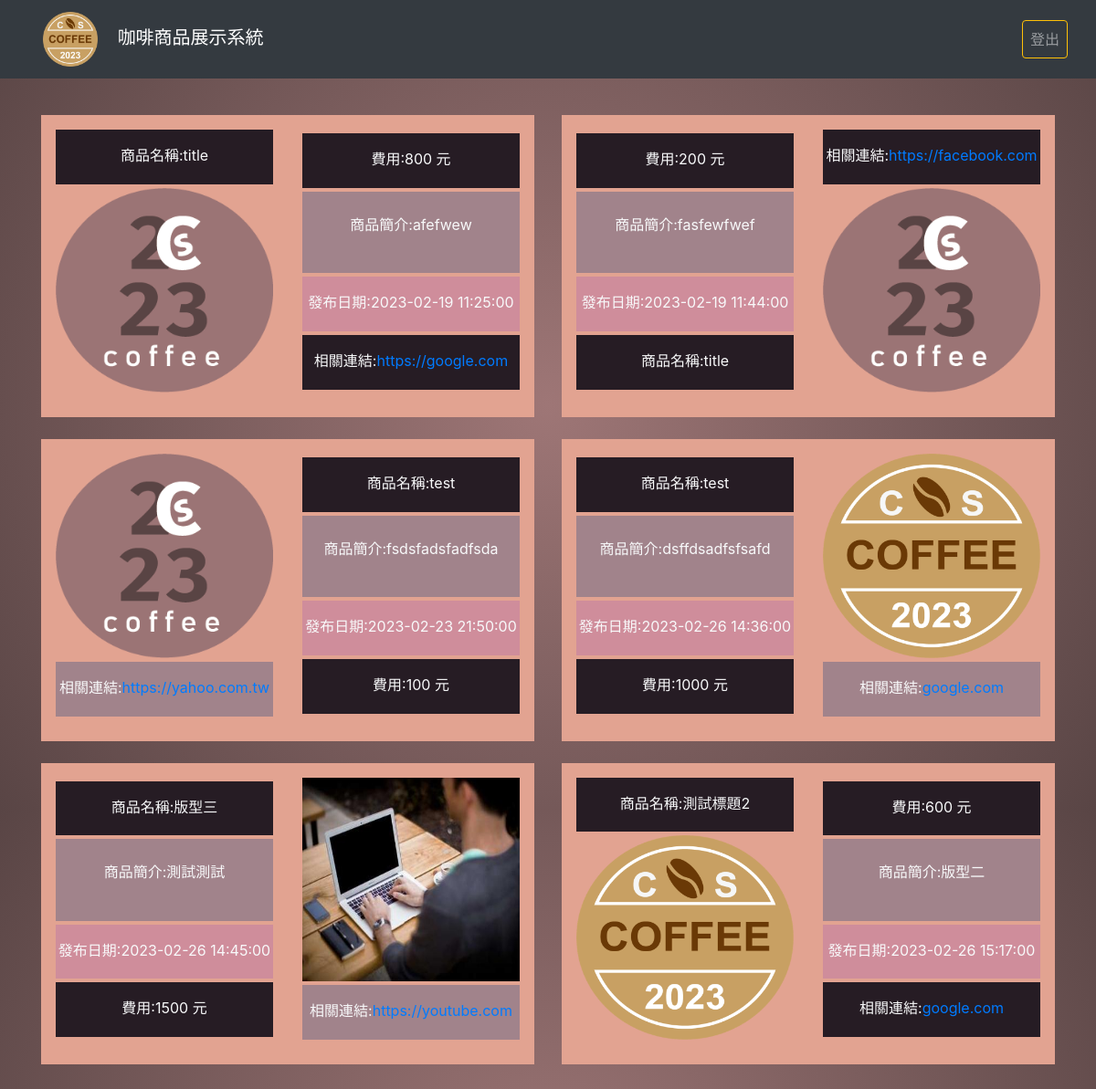
/ (signed in), run on the app's committed database.
### tables this page shows
CREATE TABLE `products` (
  `id` int(11) NOT NULL,
  `product_name` varchar(50) NOT NULL,
  `product_des` text NOT NULL,
  `price` varchar(25) NOT NULL,
  `links` varchar(100) NOT NULL,
  `time` datetime NOT NULL,
  `images` varchar(100) NOT NULL,
  `template` varchar(11) NOT NULL
);

### index.php (the view, shortened to what this page needs)
<?php
require_once("pdo.php");
try {
    extract($_GET);
    extract($_POST);
    $sql = "SELECT * FROM `products`";
    $result = $pdo->query($sql)->fetchAll(PDO::FETCH_ASSOC);
} catch (PDOException $e) {
    echo $e->getMessage();
}
?>
<!DOCTYPE html>
<html lang="en">
<head>
    <link rel="stylesheet" href="./css/bootstrap.css">
    <link rel="stylesheet" href="./css/index.css">
</head>
<body>
    <nav class="navbar navbar-expand-lg navbar-dark bg-dark fixed-top">
        <div class="container-fluid">
            <a class="navbar-brand" href="index.php">
                <img src="./logos.png" class="logo mx-3" alt="">
                <span>咖啡商品展示系統</span>
            </a>
            <div class="collapse navbar-collapse" id="navbarScroll">
                <ul class="navbar-nav ml-auto my-2 my-lg-0 navbar-nav-scroll " style="max-height: 100px;">
                    <li class="nav-item">
                        <?php
                        if (isset($_SESSION["AUTH"])) {
                            echo '<a class="nav-link btn btn-outline-warning" href="logout.php">登出</a>';
                        }
                        ?>
                    </li>
                </ul>
            </div>
    </nav>
    <div class="container" style="margin-top: 86px;">
        <div class="row justify-content-start pt-3 pb-5">
            <?php foreach ($result as $row) { ?>
                <?php if ($row["template"] == 1) { ?>
                    <div class="col-6 d-flex mt-4" style="min-height: 300px">
                        <div class="col-6 h-100 bg-back p-3">
                            <img src="./images/<?php echo $row["images"]; ?>" class="w-100 h-75" alt="">
                            <div class="bg-2 w-100 h-20 mt-1 py-3 text-center text-light">相關連結:<a href="<?php echo $row["links"]; ?>"><?php echo $row["links"]; ?></a></div>
                        </div>
                        <div class="col-6 h-100 bg-back p-3">
                            <div class="bg-1 w-100 h-20 mt-1 py-3 text-center text-light">商品名稱:<?php echo $row["product_name"]; ?></div>
                            <div class="bg-2 w-100 h-30 mt-1 py-4 text-center text-light">商品簡介:<?php echo $row["product_des"]; ?></div>
                            <div class="bg-3 w-100 h-20 mt-1 py-3 text-center text-light">發布日期:<?php echo $row["time"]; ?></div>
                            <div class="bg-1 w-100 h-20 mt-1 py-3 text-center text-light">費用:<?php echo $row["price"]; ?> 元</div>
                        </div>
                    </div>
                <?php } else if ($row["template"] == 2) { ?>
                    <div class="col-6 d-flex mt-4" style="min-height: 300px">
                        <div class="col-6 h-100 bg-back p-3">
                            <div class="bg-1 w-100 h-20 mb-1 py-3 text-center text-light">商品名稱:<?php echo $row["product_name"]; ?></div>
                            <img src="./images/<?php echo $row["images"]; ?>" class="w-100 h-75" alt="">
                        </div>
                        <div class="col-6 h-100 bg-back p-3">
                            <div class="bg-1 w-100 h-20 mt-1 py-3 text-center text-light">費用:<?php echo $row["price"]; ?> 元</div>
                            <div class="bg-2 w-100 h-30 mt-1 py-4 text-center text-light">商品簡介:<?php echo $row["product_des"]; ?></div>
                            <div class="bg-3 w-100 h-20 mt-1 py-3 text-center text-light">發布日期:<?php echo $row["time"]; ?></div>
                            <div class="bg-1 w-100 h-20 mt-1 py-3 text-center text-light">相關連結:<a href="<?php echo $row["links"]; ?>"><?php echo $row["links"]; ?></a></div>
                        </div>
                    </div>
                <?php } else if ($row["template"] == 3) { ?>
                    <div class="col-6 d-flex mt-4" style="min-height: 300px">
                        <div class="col-6 h-100 bg-back p-3">
                            <div class="bg-1 w-100 h-20 mt-1 py-3 text-center text-light">商品名稱:<?php echo $row["product_name"]; ?></div>
                            <div class="bg-2 w-100 h-30 mt-1 py-4 text-center text-light">商品簡介:<?php echo $row["product_des"]; ?></div>
                            <div class="bg-3 w-100 h-20 mt-1 py-3 text-center text-light">發布日期:<?php echo $row["time"]; ?></div>
                            <div class="bg-1 w-100 h-20 mt-1 py-3 text-center text-light">費用:<?php echo $row["price"]; ?> 元</div>
                        </div>
                        <div class="col-6 h-100 bg-back p-3">
                            <img src="./images/<?php echo $row["images"]
                                                ?>" class="w-100 h-75" alt="">
                            <div class="bg-2 w-100 h-20 mt-1 py-3 text-center text-light">相關連結:<a href="<?php echo $row["links"]; ?>"><?php echo $row["links"]; ?></a></div>
                        </div>
                    </div>
                <?php } else if ($row["template"] == 4) { ?>
                    <div class="col-6 d-flex mt-4" style="min-height: 300px">
                        <div class="col-6 h-100 bg-back p-3">
                            <div class="bg-1 w-100 h-20 mt-1 py-3 text-center text-light">費用:<?php echo $row["price"]; ?> 元</div>
                            <div class="bg-2 w-100 h-30 mt-1 py-4 text-center text-light">商品簡介:<?php echo $row["product_des"]; ?></div>
                            <div class="bg-3 w-100 h-20 mt-1 py-3 text-center text-light">發布日期:<?php echo $row["time"]; ?></div>
                            <div class="bg-1 w-100 h-20 mt-1 py-3 text-center text-light">商品名稱:<?php echo $row["product_name"]; ?></div>
                        </div>
                        <div class="col-6 h-100 bg-back p-3">
                            <div class="bg-1 w-100 h-20 mb-1 py-3 text-center text-light">相關連結:<a href="<?php echo $row["links"]; ?>"><?php echo $row["links"]; ?></a></div>
                            <img src="./images/<?php echo $row["images"]; ?>" class="w-100 h-75" alt="">
                        </div>
                    </div>
                <?php } ?>
            <?php } ?>
        </div>
    </div>
</body>
</html>

### css/index.css (style rules this page uses)
* { padding: 0; margin: 0; box-sizing: border-box; }
body { background: #9e7676; background: radial-gradient(circle, #9e7676 0%, #594545 100%); height: 100vh; }
.logo { max-width: 60px; }
.h-20 { height: 20%; }
.h-30 { height: 30%; }
.bg-back { background-color: #e2a391; }
.bg-1 { background-color: #261c24; }
.bg-2 { background-color: #a1838b; }
.bg-3 { background-color: #cf8d9b; }

### data on the page
products: product_name "title", images (picture), price "800", product_des "afefwew", time "2023-02-19 11:25:00", links "https://google.com"
products: price "200", product_des "fasfewfwef", time "2023-02-19 11:44:00", product_name "title", links "https://facebook.com", images (picture)
products: images (picture), links "https://yahoo.com.tw", product_name "test", product_des "fsdsfadsfadfsda", time "2023-02-23 21:50:00", price "100"
products: product_name "test", product_des "dsffdsadfsfsafd", time "2023-02-26 14:36:00", price "1000", images (picture), links "google.com"
products: product_name "版型三", product_des "測試測試", time "2023-02-26 14:45:00", price "1500", images (picture), links "https://youtube.com"
products: product_name "測試標題2", images (picture), price "600", product_des "版型二", time "2023-02-26 15:17:00", links "google.com"
